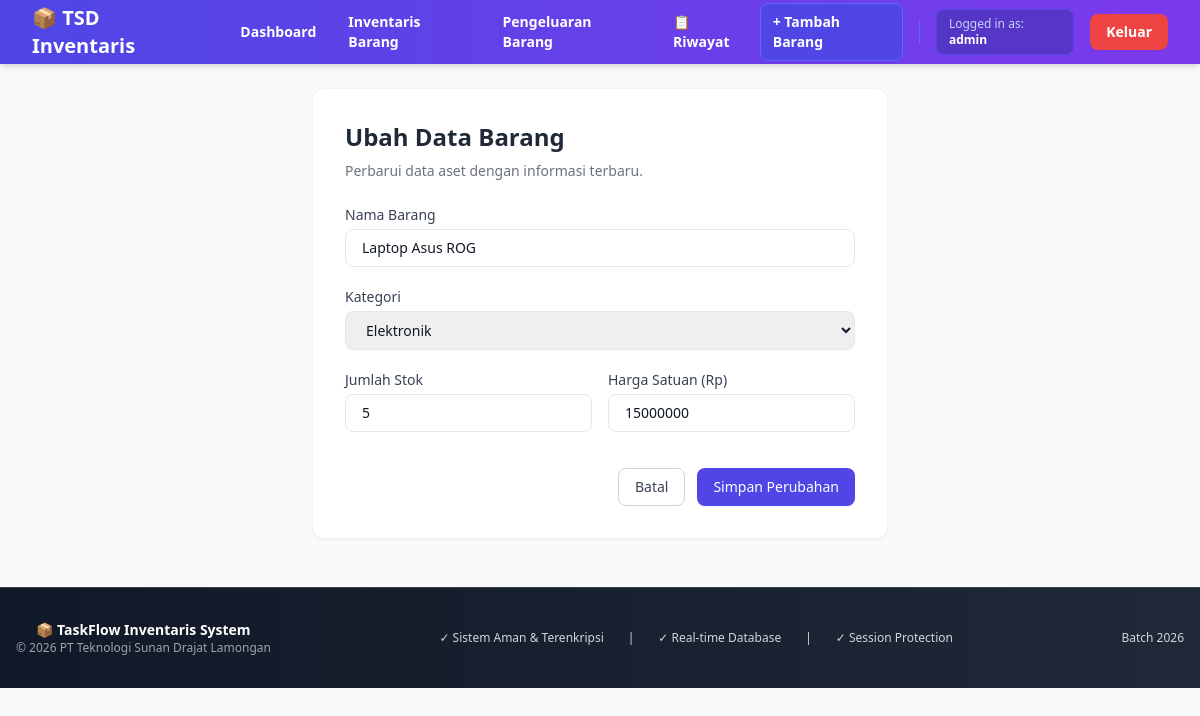
Screenshot of /edit.php?id=1 (signed in) with the database file from the repository.
### tables this page shows
CREATE TABLE `barang` (
  `id` int(11) NOT NULL,
  `nama_barang` varchar(100) NOT NULL,
  `kategori` varchar(50) NOT NULL,
  `stok` int(11) NOT NULL,
  `harga` int(11) NOT NULL,
  `created_at` timestamp NOT NULL DEFAULT current_timestamp(),
  `updated_at` timestamp NOT NULL DEFAULT current_timestamp() ON UPDATE current_timestamp()
);

### edit.php (the view, shortened to what this page needs)
<?php
require_once 'config/database.php';
$id = isset($_GET['id']) ? intval($_GET['id']) : 0;
try {
    $stmt = $pdo->prepare("SELECT * FROM barang WHERE id = ?");
    $stmt->execute([$id]);
    $item = $stmt->fetch();
} catch (PDOException $e) {
    die("Gagal mengambil data: " . $e->getMessage());
}
include 'includes/header.php';
?>
<div class="max-w-xl mx-auto bg-white p-8 rounded-xl shadow-sm border border-gray-100">
    <h1 class="text-2xl font-bold text-gray-800 mb-2">Ubah Data Barang</h1>
    <p class="text-gray-500 text-sm mb-6">Perbarui data aset dengan informasi terbaru.</p>
    <form method="POST" action="edit.php?id=<?= $id ?>" class="space-y-5">
        <div>
            <label class="block text-sm font-medium text-gray-700 mb-1">Nama Barang</label>
            <input type="text" name="nama_barang" value="<?= htmlspecialchars($item['nama_barang'] ?? '') ?>" class="w-full px-4 py-2 border rounded-lg focus:outline-none focus:ring-2 focus:ring-indigo-500 text-sm">
        </div>
        <div>
            <label class="block text-sm font-medium text-gray-700 mb-1">Kategori</label>
            <select name="kategori" class="w-full px-4 py-2 border rounded-lg focus:outline-none focus:ring-2 focus:ring-indigo-500 text-sm">
                <option value="Elektronik" <?= ($item['kategori'] ?? '') == 'Elektronik' ? 'selected' : '' ?>>Elektronik</option>
            </select>
        </div>
        <div class="grid grid-cols-2 gap-4">
            <div>
                <label class="block text-sm font-medium text-gray-700 mb-1">Jumlah Stok</label>
                <input type="number" name="stok" value="<?= htmlspecialchars($item['stok'] ?? 0) ?>" class="w-full px-4 py-2 border rounded-lg focus:outline-none focus:ring-2 focus:ring-indigo-500 text-sm">
            </div>
            <div>
                <label class="block text-sm font-medium text-gray-700 mb-1">Harga Satuan (Rp)</label>
                <input type="number" name="harga" value="<?= htmlspecialchars($item['harga'] ?? 0) ?>" class="w-full px-4 py-2 border rounded-lg focus:outline-none focus:ring-2 focus:ring-indigo-500 text-sm">
            </div>
        </div>
        <div class="flex justify-end space-x-3 pt-4">
            <a href="index.php" class="px-4 py-2 border border-gray-300 rounded-lg text-sm font-medium text-gray-700 hover:bg-gray-50 transition">Batal</a>
            <button type="submit" class="px-4 py-2 bg-indigo-600 hover:bg-indigo-700 text-white rounded-lg text-sm font-medium transition shadow-sm">Simpan Perubahan</button>
        </div>
    </form>
</div>
<?php include 'includes/footer.php'; ?>

### css/style.css (style rules this page uses)
:root { --primary-color: #4f46e5; --primary-dark: #4338ca; --success-color: #10b981; --error-color: #ef4444; --warning-color: #f59e0b; --bg-light: #f9fafb; --border-color: #e5e7eb; --text-primary: #111827; --text-secondary: #6b7280; }
* { margin: 0; padding: 0; box-sizing: border-box; }
body { font-family: 'Segoe UI', Tahoma, Geneva, Verdana, sans-serif; background-color: var(--bg-light); color: var(--text-primary); line-height: 1.6; }
button, .btn { transition: all 0.3s ease; cursor: pointer; border: none; font-weight: 500; border-radius: 8px; }
input, select, textarea { width: 100%; padding: 10px 16px; border: 1px solid var(--border-color); border-radius: 8px; font-size: 0.875rem; transition: all 0.3s ease; }
label { display: block; margin-bottom: 8px; font-weight: 500; color: var(--text-primary); font-size: 0.875rem; }
.shadow-sm { box-shadow: 0 1px 2px 0 rgba(0, 0, 0, 0.05); }

### rows the page displays
barang: nama_barang "Laptop Asus ROG", kategori "Elektronik", stok "5", harga "15000000"

### other values shown
$_SESSION['login_user'] "admin"
